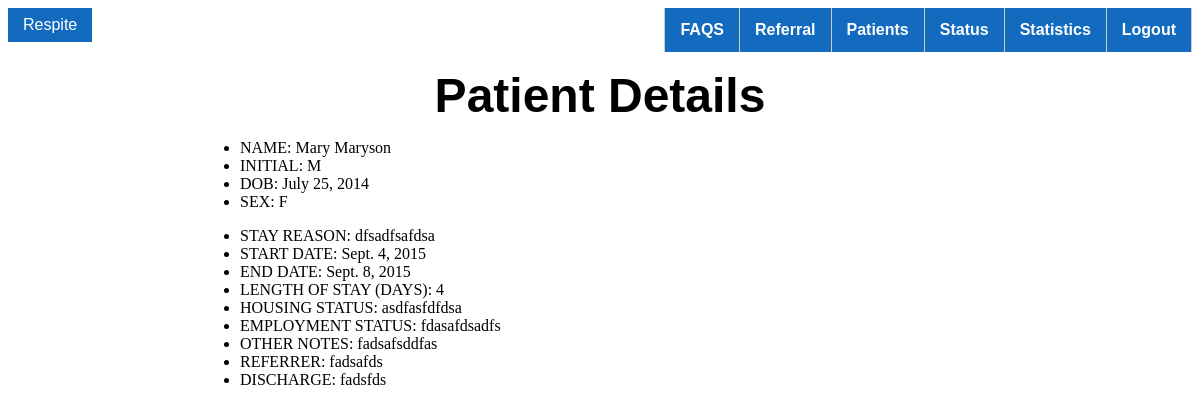
/patients/3/ (signed in), run on the app's committed database.
### respite/models.py (models this page shows, shortened)
class Patient(models.Model):
	first_name = models.CharField(max_length=30)
	last_name = models.CharField(max_length=30)
	initial = models.CharField(max_length=1, blank=True)
	dob = models.DateField(blank=True, null=True)
	sex = models.CharField(max_length=1, choices=sex_choices)
	class Meta:
		permissions = (
			("can_see_patients", "Can see patient list and visit information"),
		)
	def __str__(self):
		return "{0} {1}".format(self.first_name, self.last_name)

class Visit(models.Model):
	patient = models.ForeignKey(Patient)
	stay_reason = models.TextField(max_length=500)
	stay_start_date = models.DateField(("Start date"), default=TODAY)
	stay_end_date = models.DateField("End date", blank=True, null=True)
	housing_status = models.TextField(max_length=300, blank=True)
	employment_status = models.TextField(max_length=300, blank=True)
	other_notes = models.TextField(max_length=1000, blank=True)
	referrer = models.CharField(max_length=30, blank=True)
	discharge = models.CharField(max_length=20, blank=True, null=True)
	bed_number = models.IntegerField(default=0)
	class Meta:
		ordering = ['-stay_start_date']
	def length_of_stay(self):
		admitted_date = self.stay_start_date
		if not self.stay_end_date:
			length = TODAY() - admitted_date
			return length.days
		else:
			length = self.stay_end_date - admitted_date
			return length.days

### respite/views.py (the view)
class PatientDetailsView(generic.DetailView):
    model = Patient
    template_name = 'respite/details.html'

### respite/templates/respite/details.html (shortened to what this page needs)
{% extends 'respite/base.html' %}
{% block pagename %}Patient Details{% endblock %}
{% block container %}
	<ul>
		<li>NAME: {{ patient }}</li>
		<li>INITIAL: {{ patient.initial }}</li>
		<li>DOB: {{ patient.dob }}</li>
		<li>SEX: {{ patient.sex }}</li>
	</ul>
	{% for visit in patient.visit_set.all %}
		<ul>
			<li>STAY REASON: {{ visit.stay_reason }}</li>
			<li>START DATE: {{ visit.stay_start_date }}</li>
			<li>END DATE: {{ visit.stay_end_date }}</li>
			<li>LENGTH OF STAY (DAYS): {{ visit.length_of_stay }}</li>
			<li>HOUSING STATUS: {{ visit.housing_status }}</li>
			<li>EMPLOYMENT STATUS: {{ visit.employment_status }}</li>
			<li>OTHER NOTES: {{ visit.other_notes }}</li>
			<li>REFERRER: {{ visit.referrer }}</li>
			<li>DISCHARGE: {{ visit.discharge }}</li>
		</ul>
	{% endfor %}
{% endblock %}

### respite/static/respite/style.css (style rules this page uses)
body { background-color: #fff; }

### data on the page
Patient: first_name+last_name "Mary Maryson", initial "M", dob "July 25, 2014", sex "F"
Visit: stay_reason "dfsadfsafdsa", stay_start_date "Sept. 4, 2015", stay_end_date "Sept. 8, 2015", length_of_stay "4", housing_status "asdfasfdfdsa", employment_status "fdasafdsadfs", other_notes "fadsafsddfas", referrer "fadsafds", discharge "fadsfds"
